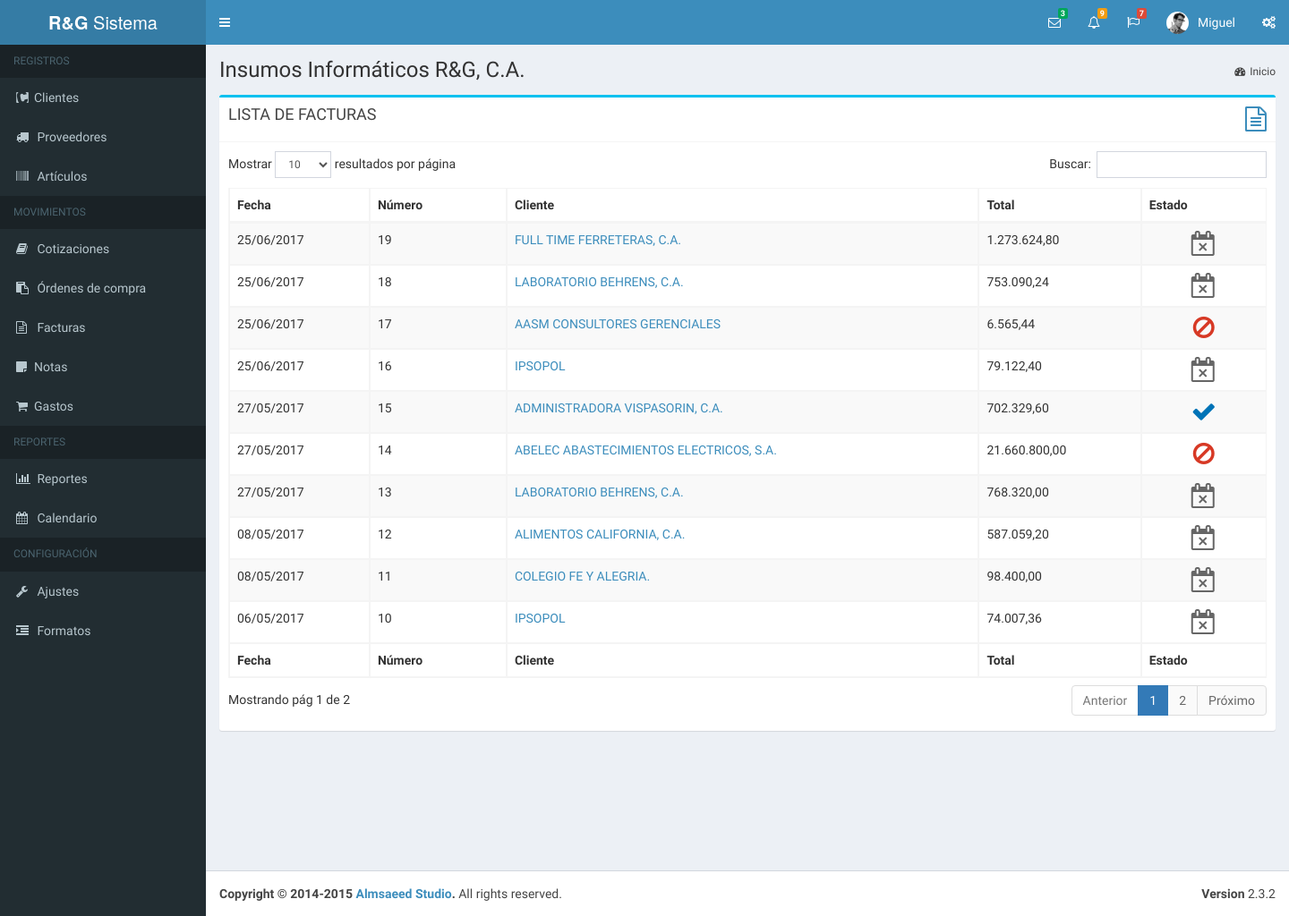
Page /facturas.php (signed in) on the earlier database version.
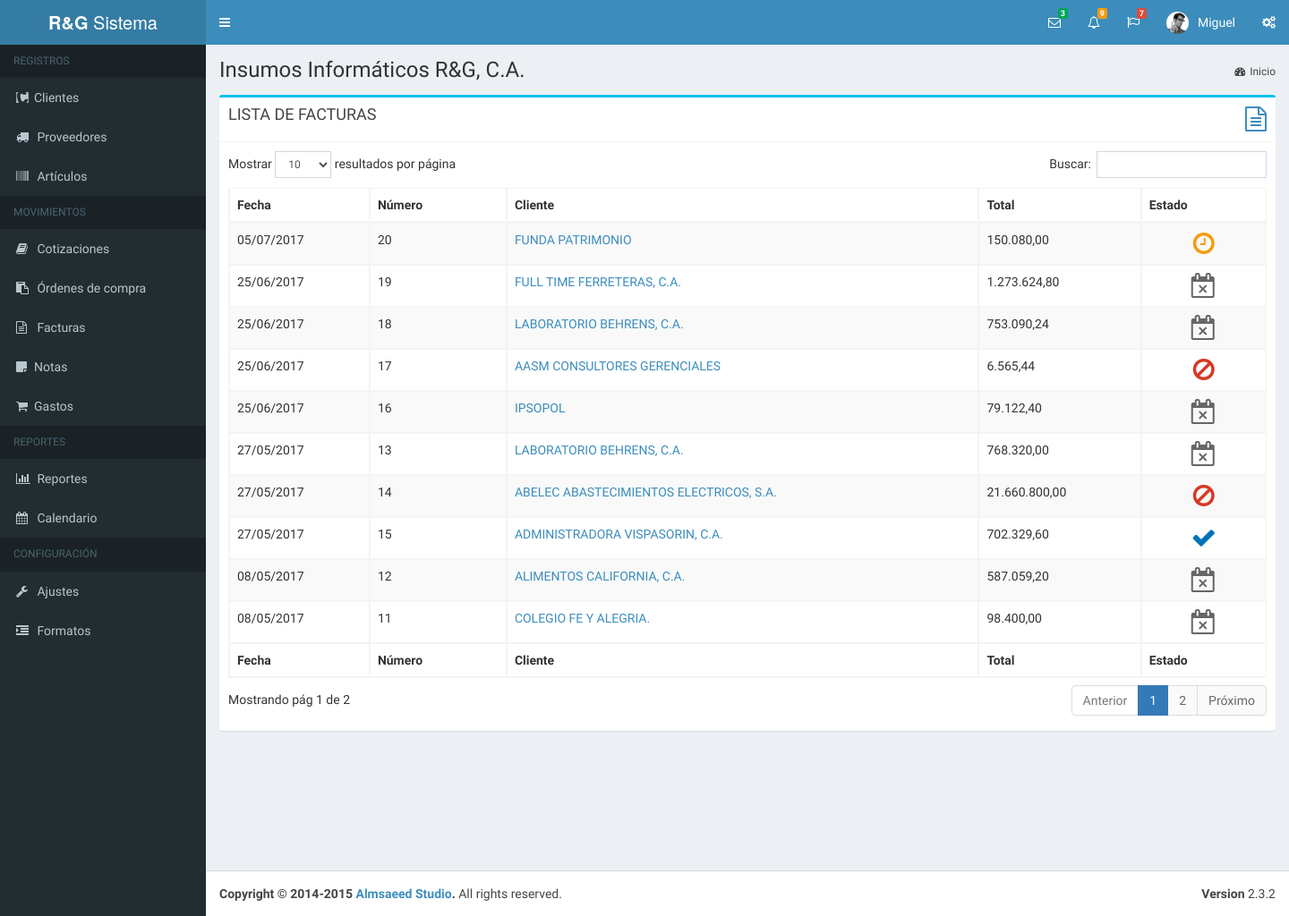
Same page on the later database version.
### tables this page shows
CREATE TABLE IF NOT EXISTS `factura` (
  `idFactura` int(5) NOT NULL AUTO_INCREMENT,
  `numero` int(5) NOT NULL,
  `idCliente` int(7) DEFAULT NULL,
  `fecha_emision` datetime DEFAULT NULL,
  `fecha_registro` datetime DEFAULT NULL,
  `fecha_modificacion` datetime DEFAULT NULL,
  `fecha_vencimiento` datetime DEFAULT NULL,
  `fecha_venc_sist` datetime DEFAULT NULL,
  `fecha_pago` datetime DEFAULT NULL,
  `fecha_anulacion` datetime DEFAULT NULL,
  `idCotizacion` int(7) DEFAULT NULL,
  `orden_compra` varchar(15) DEFAULT NULL,
  `estado` varchar(20) DEFAULT NULL,
  `valor_condicion` int(11) DEFAULT NULL,
  `condicion` varchar(30) DEFAULT NULL,
  `idVendedor` int(1) DEFAULT NULL,
  `iva` decimal(10,2) DEFAULT NULL,
  `SubTotal` varchar(9) DEFAULT NULL,
  `TotalDescto` int(1) DEFAULT NULL,
  `TotalRecargo` int(1) DEFAULT NULL,
  `Total` varchar(10) DEFAULT NULL,
  `TipoDoc` varchar(1) DEFAULT NULL,
  `introduccion` varchar(200) DEFAULT NULL,
  `Observaciones` varchar(50) DEFAULT NULL,
  `Observaciones1` varchar(50) DEFAULT NULL,
  `Observaciones2` varchar(50) DEFAULT NULL,
  `Observaciones3` varchar(50) DEFAULT NULL,
  `idUsuario` int(11) DEFAULT NULL,
  PRIMARY KEY (`idFactura`),
  KEY `idUsuario` (`idUsuario`),
  KEY `IdCotizacion` (`idCotizacion`)
);

CREATE TABLE IF NOT EXISTS `cliente` (
  `idCliente` int(5) NOT NULL AUTO_INCREMENT,
  `nombre` varchar(51) NOT NULL,
  `rif` varchar(13) NOT NULL,
  `pcontacto` varchar(50) DEFAULT NULL,
  `nit` int(11) DEFAULT NULL,
  `direccion1` varchar(100) DEFAULT NULL,
  `direccion2` varchar(100) DEFAULT NULL,
  `ciudad` varchar(30) DEFAULT NULL,
  `telefono1` varchar(20) DEFAULT NULL,
  `telefono2` varchar(20) DEFAULT NULL,
  `excento` varchar(20) DEFAULT NULL,
  `pagweb` varchar(30) DEFAULT NULL,
  `email` varchar(30) DEFAULT NULL,
  PRIMARY KEY (`idCliente`)
);

### bd/data-usuario.php (called while the page is built, shortened)
<?php
	function obtenerUsuarioPorId( $idu, $dbh ){
		$sql = "select * from usuario where idUsuario = $idu";
		$data_user = mysql_fetch_array( mysql_query ( $sql, $dbh ) );
		return $data_user;
	}
?>

### bd/data-factura.php (called while the page is built, shortened)
<?php
	function obtenerListaFacturas( $dbh, $idu, $estado ){
		$xq = ""; $lista_f = array();
		$q = "Select F.IdFactura as id, F.numero as numero, F.estado as estado,
		C.idCliente as idc, C.Nombre as cliente, F.valor_condicion as vcondicion,
		date_format(F.fecha_emision,'%d/%m/%Y') as Fecha, F.total as Total
		From factura F, cliente C where F.IdCliente = C.idCliente and idUsuario = $idu $xq
		order by F.fecha_emision desc";
		$data = mysql_query( $q, $dbh );
		while( $f = mysql_fetch_array( $data ) ){
			$lista_f[] = $f;
		}
		return $lista_f;
	}

### fn/fn-documento.php (called while the page is built, shortened)
<?php
	function iconoEstado( $estado ){
		$icono = array(
			""	=> array("icono" => " fa-sticky-note", "color" => "verde"),
			"pendiente"	=> array("icono" => "fa-clock-o", "color" => "amarillo"),
			"aprobada"	=> array("icono" => "fa-thumbs-up", "color" => "verde"),
			"pagada"	=> array("icono" => "fa-check", "color" => "azul"),
			"vencida"	=> array("icono" => "fa-calendar-times-o", "color" => "gris"),
			"anulada" 	=> array("icono" => "fa-ban", "color" => "rojo")
		);
		return $icono[$estado];
	}
?>

### sub-scripts/tablas/tabla_facturas.php (the view, shortened to what this page needs)
<?php
	$facturas = obtenerListaFacturas( $dbh, $usuario["idUsuario"], "" );
?>
<table id="lfacturas" class="table table-bordered table-striped">
    <thead>
      <tr>
        <th>Fecha</th><th>Número</th><th>Cliente</th><th>Total</th><th>Estado</th>
      </tr>
    </thead>
    <tbody>
        <?php foreach( $facturas as $f ){ $ie = iconoEstado( $f["estado"] ); ?>
        <tr>
            <td> <?php echo $f["Fecha"];?> </td>
            <td> <?php echo $f["numero"];?> </td>
            <td> <a href="documento.php?tipo_documento=fac&id=<?php echo $f["id"]; ?>">
            <?php echo $f["cliente"]; ?></a> </td>
            <td> <?php echo number_format( $f["Total"], 2, ",", "." ); ?> </td>
            <td align="center">
              <i class="fa fa-2x <?php echo $ie["icono"]." ".$ie["color"]; ?>"></i>
            </td>
        </tr>
        <?php } ?>
    </tbody>
    <tfoot>
      <tr>
          <th>Fecha</th><th>Número</th><th>Cliente</th><th>Total</th><th>Estado</th>
      </tr>
    </tfoot>
</table>

Differences in the rows shown:
no longer on this page (row unchanged): factura: Fecha "06/05/2017", numero "10", idCliente.nombre "IPSOPOL", Total "74.007,36"
added factura: Fecha "05/07/2017", numero "20", idCliente.nombre "FUNDA PATRIMONIO", Total "150.080,00"
shown differently, row unchanged: factura (number 6 of 10 on the later page): moves up the list
shown differently, row unchanged: factura "ABELEC ABASTECIMIENTOS ELECTRICOS, S.A.": moves down the list
